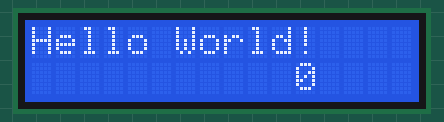
A sketch run on a simulated Arduino Uno, built with avr-gcc and run on an emulated ATmega328P. On the bench: 16×2 character LCD.

Above: at 0.1 s.
At 4.1 s:
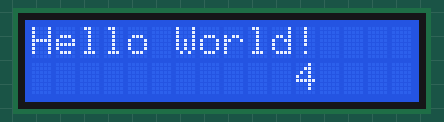
At 9.1 s:
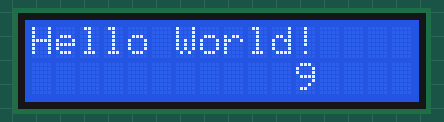
At 19.2 s:
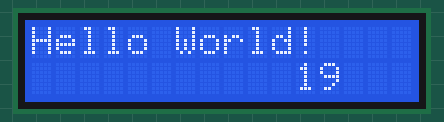
At 28.2 s:
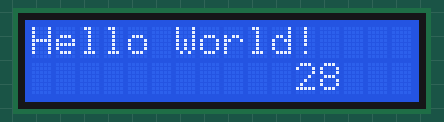
At 38.2 s:
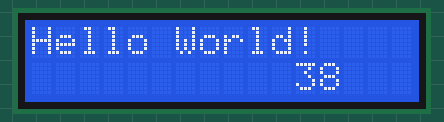

The sketch:

display1602_helloworld.ino
```cpp
#include <Wire.h>
#include <hd44780.h>
#include <hd44780ioClass/hd44780_I2Cexp.h> // include i/o class header

hd44780_I2Cexp lcd; // declare lcd object: auto locate & config display for hd44780 chip

void setup()
{
  // initialize LCD with number of columns and rows:
  lcd.begin(16, 2);

  // Print a message to the LCD
  lcd.print("Hello World!");
  lcd.setCursor(0,1);
}

void loop()
{
  lcd.setCursor(11, 1);
  lcd.print(millis() / 1000);
  delay(1000);
}
```

Measured:
- what the display in image 1 shows lasts 1.0 s, from 4.1 s to 5.1 s
